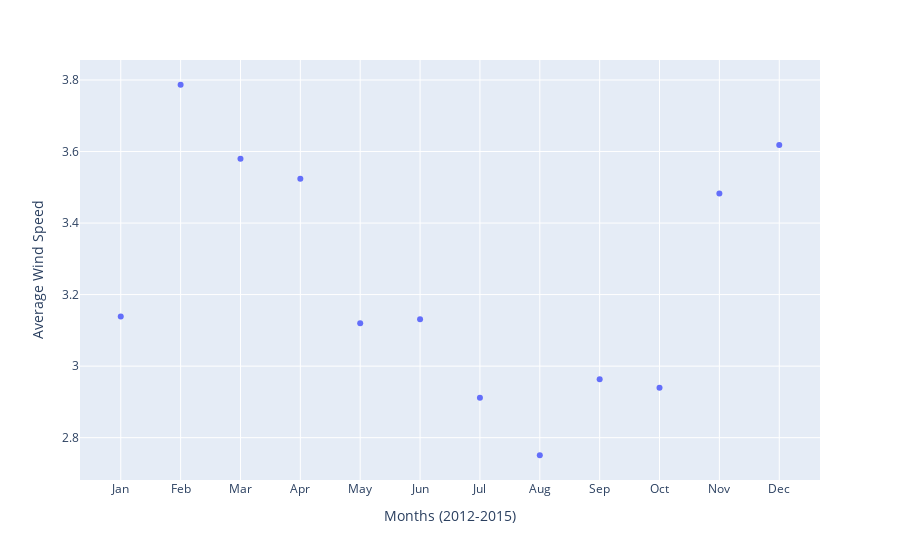

Notebook source saved alongside this figure:
### Markdown cell above
## 3. Plotly

### Code cell
# Your code/plot here!
ax = px.scatter(avg_wind, x = "month", y = "wind", labels = {"month":"Months (2012-2015)", "wind":"Average Wind Speed"})
ax.show()
#ax.set(ylabel = 'Average WInd Speed', xlabel = '')

### Figure 1 — Plotly figure (JSON) as saved in the notebook; plotly's stock layout.template omitted (floating-point values rounded to 4 significant figures)
{"data": [{"hovertemplate": "Months (2012-2015)=%{x}<br>Average Wind Speed=%{y}<extra></extra>", "legendgroup": "", "marker": {"color": "#636efa", "symbol": "circle"}, "mode": "markers", "name": "", "orientation": "v", "showlegend": false, "type": "scatter", "x": ["Jan", "Feb", "Mar", "Apr", "May", "Jun", "Jul", "Aug", "Sep", "Oct", "Nov", "Dec"], "xaxis": "x", "y": [3.139, 3.787, 3.58, 3.524, 3.12, 3.131, 2.911, 2.751, 2.963, 2.94, 3.482, 3.619], "yaxis": "y"}], "layout": {"legend": {"tracegroupgap": 0}, "margin": {"t": 60}, "xaxis": {"anchor": "y", "domain": [0, 1], "title": {"text": "Months (2012-2015)"}}, "yaxis": {"anchor": "x", "domain": [0, 1], "title": {"text": "Average Wind Speed"}}}}
